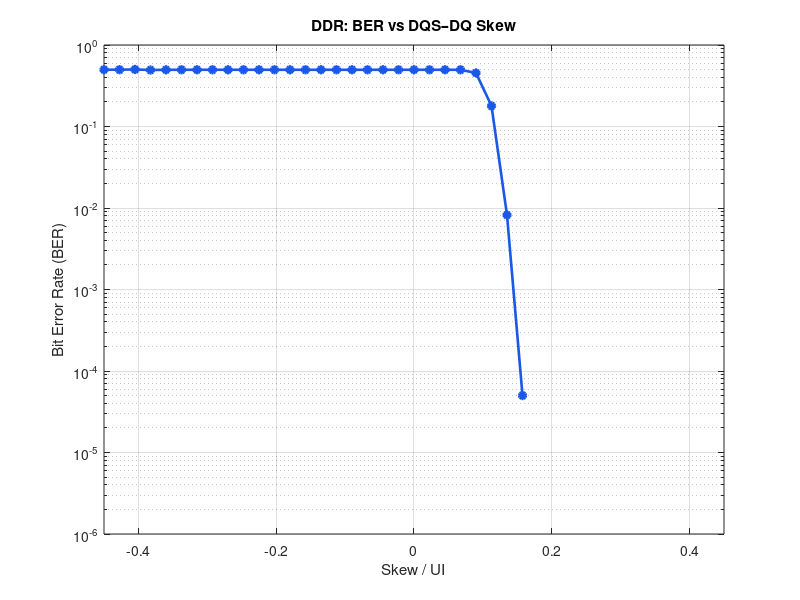

Here is the MATLAB script that generated this plot: (Note: this script raises an error after producing the figure.)
%%%%%%%%%%%%%%%%%%%%%%%%%%%%%%%%%%%%%%%%%%%%%%%%%%%%%%%%%%%%%%%%%%%%%%%%%%%
% DDR Link Simulation (TX → Channel → RX)
%
% This script simulates a simplified Double‑Data‑Rate (DDR) interface.
% DDR systems transmit data on BOTH the rising edge and falling edge of the
% strobe/clock, meaning one UI contains TWO half‑UI data symbols.
%
% --------------------------- Simulation Flow -----------------------------
% 1) Random data bits are generated.
% 2) Bits are mapped to DDR format:
%       - Even‑indexed bits  → rising edge (first half‑UI)
%       - Odd‑indexed bits   → falling edge (second half‑UI)
%
% 3) Oversampled analog waveform is created:
%       - Zero‑order hold for each half‑UI symbol
%       - Optional ISI added using a simple RC‑like channel model
%       - Additive white Gaussian noise (AWGN) added
%
% 4) Receiver (RX) samples using DQS:
%       - DQS–DQ skew is swept across the UI
%       - Jitter + aperture uncertainty added to sampling instants
%       - Hard decision slicer recovers bits
%       - BER computed for each skew value
%
% 5) Eye Diagrams:
%       - Half‑UI eye (correct DDR eye: 1 crossing)
%       - Full‑UI eye (shows 2 half‑bits in one UI)
%     Zero‑phase filtering (filtfilt) used ONLY for display to center edges.
%
% ---------------------------- Outputs ------------------------------------
% • BER vs DQS–DQ Skew (log scale)
% • Automatically detected eye center (min BER)
% • Half‑UI Eye Diagram (bold, high‑visibility)
% • Full‑UI Eye Diagram (bold, high‑visibility)
%
% ---------------------------- Parameters ---------------------------------
% You can control:
%   UI, OSR           → data rate and sampling resolution
%   SNR_dB            → noise level
%   alpha_ISI         → channel ISI (edge smoothing)
%   sigma_jit         → random jitter
%   aperture          → sampling aperture uncertainty
%   DCD               → duty‑cycle distortion (0 for symmetric)
%
% ---------------------------- Purpose ------------------------------------
% This simulation demonstrates:
%   • DDR dual‑edge sampling
%   • Timing margin and eye opening
%   • Impact of skew, jitter, noise, and ISI
%   • Relationship between physical waveform and BER
%
% Useful for understanding DDR3/DDR4 read timing, DQS alignment,
% timing margin extraction, and eye visualization.
% Author: Harshitha Umesh
%%%%%%%%%%%%%%%%%%%%%%%%%%%%%%%%%%%%%%%%%%%%%%%%%%%%%%%%%%%%%%%%%%%%%%%%%%%

clear; close all; clc; rng(10);   

%% ===================== defaults =====================
UI         = 1/500e6;   % Unit Interval: 500 Msps per edge => 1.0 Gbps effective
OSR        = 64;        % samples per UI (even). 32 or 64 recommended

N_bits     = 2e4;       % total bits (even enforced)
Vhigh      = 1.0; Vlow = 0.0;

% Channel & timing (tuned for a clean, visible eye)
alpha_ISI  = 0.92;      % 0.90..0.96; higher -> more ISI / slower edges
SNR_dB     = 26;        % higher -> cleaner eye
sigma_jit  = 0.008*UI;  % RMS random jitter (per half-edge sample)
aperture   = 0.008*UI;  % +/- aperture/2 uniform dither
DCD        = 0.00;      % duty-cycle distortion (0 = symmetric)

% Skew sweep (DQS - DQ)
skew_range = linspace(-0.45*UI, 0.45*UI, 41);

% Plot style (bold & visible)
trace_color  = [0.10 0.35 0.90];   % deep blue
trace_alpha  = 0.30;               % 0..1 transparency for eye traces
mean_color   = [0 0 0];            % black mean trace
mean_width   = 2.2;                % thickness of mean trace
eye_ylim     = [-0.15 1.15];       % y-limits for eyes
%% ======================================================================

% Derived
N_bits   = 2*ceil(N_bits/2);               % force even
assert(mod(OSR,2)==0, 'OSR must be even.');
half_UI  = UI/2; OSR_half = OSR/2;

%% ----------------------------- TX -------------------------------------
% Random data and DDR mapping (even->rising, odd->falling)
data_bits  = randi([0 1], N_bits, 1);
even_bits  = data_bits(1:2:end);
odd_bits   = data_bits(2:2:end);
N_sym      = numel(even_bits);

% Half-UI sequence
ddr_half_seq = zeros(2*N_sym,1);
ddr_half_seq(1:2:end) = even_bits;
ddr_half_seq(2:2:end) = odd_bits;

% Oversampled time grid
Fs     = OSR/UI;
dt     = 1/Fs;
T_sig  = N_sym*UI;
t      = (0:dt:T_sig-dt).';
Ns     = numel(t);

% Zero-order hold each half-UI
dq_ideal = Vlow + (Vhigh - Vlow) * repelem(ddr_half_seq, OSR_half);
dq_ideal = dq_ideal(1:Ns);

% Apply simple RC-like ISI (causal) for the BER path
dq_tx = filter(1-alpha_ISI, [1 -alpha_ISI], dq_ideal);

% Noise scaling for AWGN
signal_power = var(dq_tx);
SNR_lin      = 10^(SNR_dB/10);
noise_sigma  = sqrt(signal_power / SNR_lin);

%% --------------------- DQS sampling instants --------------------------
num_half = 2*N_sym;

% Duty-cycle distortion (optional). If DCD = 0 -> equal halves.
if DCD == 0
    edge_times_nom = (0:num_half-1).' * half_UI;
else
    h1 = half_UI * (1 + DCD);
    h2 = half_UI * (1 - DCD);
    half_durations = repmat([h1; h2], ceil(num_half/2), 1);
    half_durations = half_durations(1:num_half);
    edge_times_nom = [0; cumsum(half_durations(1:end-1))];
end

% Interpolator
interp_samp = @(x, ts) interp1(t, x, ts, 'linear', 'extrap');

%% -------------------- BER vs skew computation -------------------------
BER = zeros(size(skew_range));
for k = 1:numel(skew_range)
    skew = skew_range(k);

    % Timing uncertainty
    jitter = sigma_jit .* randn(size(edge_times_nom));
    dither = aperture .* (rand(size(edge_times_nom)) - 0.5);
    sample_times = edge_times_nom + skew + jitter + dither;

    % Sample + AWGN
    samples = interp_samp(dq_tx, sample_times) + noise_sigma*randn(size(sample_times));

    % Hard decision
    thresh  = (Vhigh + Vlow)/2;
    rx_half = samples > thresh;

    % Rebuild bitstream
    rx_even = rx_half(1:2:end);
    rx_odd  = rx_half(2:2:end);
    rx_bits = zeros(N_bits,1);
    rx_bits(1:2:end) = rx_even;
    rx_bits(2:2:end) = rx_odd;

    % BER
    BER(k) = mean(rx_bits ~= data_bits);
end

%% --------------------------- Plot: BER ---------------------------------
figure('Name','BER vs DQS–DQ Skew','Color','w');
semilogy(skew_range/UI, BER, 'o-','Color',trace_color, 'LineWidth',1.9, ...
         'MarkerFaceColor',trace_color, 'MarkerSize',5); hold on; grid on;
xlabel('Skew / UI'); ylabel('Bit Error Rate (BER)');
title('DDR: BER vs DQS–DQ Skew');
ylim([max(min(BER)/3,1e-6) 1]); xlim([min(skew_range)/UI max(skew_range)/UI]);

% Find & annotate the skew giving minimum BER (effective eye center)
[BERmin, idxMin] = min(BER);
skew_center = skew_range(idxMin);
xline(skew_center/UI, '--', ...
      sprintf('center ≈ %.3f UI', skew_center/UI), ...
      'Color',[0.85 0.2 0.2], 'LineWidth', 1.6);
legend({'BER','estimated center'}, 'Location','southwest');
fprintf('Min BER = %.3e at skew = %.3f UI (%.1f ps)\n', ...
        BERmin, skew_center/UI, skew_center*1e12);
hold off;

%% -------------------- Eyes for display (bold & centered) --------------
% For eye plots, use zero-phase filtering so transitions appear centered.
b = 1 - alpha_ISI; a = [1 -alpha_ISI];
dq_eye = filtfilt(b, a, dq_ideal);           % zero-phase version (display only)
dq_eye = dq_eye + noise_sigma*randn(size(dq_eye));

% Segment into Full-UI and Half-UI windows
samples_per_UI    = OSR;
samples_per_half  = OSR/2;

num_ui_segments   = floor(Ns / samples_per_UI);
eye_full = reshape(dq_eye(1:num_ui_segments*samples_per_UI), ...
                   samples_per_UI, []).';

num_half_segments = floor(Ns / samples_per_half);
eye_half = reshape(dq_eye(1:num_half_segments*samples_per_half), ...
                   samples_per_half, []).';

t_ui  = (0:samples_per_UI-1)   * (UI/samples_per_UI);
t_hui = (0:samples_per_half-1) * (half_UI/samples_per_half);

%% ------------------------ Half-UI Eye (bold) --------------------------
figure('Name','DDR Half-UI Eye','Color','w'); hold on;
step = max(1, round(size(eye_half,1)/250));  % show ~250 traces
sel  = 1:step:size(eye_half,1);
for i = sel
    plot(t_hui*1e12, eye_half(i,:), 'Color', [trace_color trace_alpha], 'LineWidth', 1.2);
end
plot(t_hui*1e12, mean(eye_half,1), 'Color', mean_color, 'LineWidth', mean_width);
grid on; xlabel('Time within half-UI (ps)'); ylabel('Voltage (V)');
title(sprintf('DDR Half-UI Eye — Eff Rate = %.2f Gbps, OSR=%d, SNR=%.1f dB', ...
              (1/UI)/1e9, OSR, SNR_dB));
ylim(eye_ylim); xlim([t_hui(1) t_hui(end)]*1e12);
hold off;

%% -------------------------- Full-UI Eye (bold) ------------------------
figure('Name','DDR Full-UI Eye','Color','w'); hold on;
step = max(1, round(size(eye_full,1)/250));
sel  = 1:step:size(eye_full,1);
for i = sel
    plot(t_ui*1e12, eye_full(i,:), 'Color', [trace_color trace_alpha], 'LineWidth', 1.2);
end
plot(t_ui*1e12, mean(eye_full,1), 'Color', mean_color, 'LineWidth', mean_width);
grid on; xlabel('Time within UI (ps)'); ylabel('Voltage (V)');
title('DDR Full-UI Eye (two half-bits)');
ylim(eye_ylim); xlim([t_ui(1) t_ui(end)]*1e12);
hold off;

%% --- calculations----
%% ======================== METRICS & PROOFS ============================
% This section quantifies the eye and explains the BER valley location.

fprintf('\n==================== METRICS & PROOFS ====================\n');

% ---------------- 1) Eye height at the eye center (half-UI) -------------
% Picking the time index nearest the half-UI midpoint (center of eye).
[~, idx_center] = min(abs(t_hui - half_UI/2));
center_samples  = eye_half(:, idx_center);   % many segments at center time

% assuming some estimate: use lower/upper percentiles to avoid outliers.
low_pct  = 5;    % change to 1 for more conservative estimate
high_pct = 95;
low_level  = prctile(center_samples, low_pct);
high_level = prctile(center_samples, high_pct);
eye_height = high_level - low_level;

fprintf('Eye height (at center, %d–%d%% levels) = %.3f V (low=%.3f, high=%.3f)\n', ...
        low_pct, high_pct, eye_height, low_level, high_level);

% ---------------- 2) Eye width at target BER (from BER curve) -----------
% Choose a BER threshold, find the skew interval that stays below it,
% and compute timing margin in ps.
BER_target = 1e-3;      % <-- set your spec threshold here

% Interpolate BER on a dense skew grid (log-domain interpolation).
skew_dense = linspace(min(skew_range), max(skew_range), 2001);
BER_pos    = max(BER, 1e-12);                  % avoid log(0)
BER_dense  = exp(interp1(skew_range, log(BER_pos), skew_dense, 'pchip', 'extrap'));

% Find the contiguous region around the minimum where BER <= target.
[~, iMin] = min(BER_dense);
mask = BER_dense <= BER_target;
% Grow from the minimum to both sides while condition holds.
iL = iMin; while iL>1             && mask(iL-1), iL = iL-1; end
iR = iMin; while iR<numel(mask)   && mask(iR+1), iR = iR+1; end

if any(mask)
    width_time = skew_dense(iR) - skew_dense(iL);         % in seconds
    width_ui   = width_time / UI;
    fprintf('Eye width at BER<=%.1e = %.3f UI (%.1f ps)\n', ...
            BER_target, width_ui, width_time*1e12);
else
    fprintf('Eye width at BER<=%.1e: NOT MET within sweep range.\n', BER_target);
end

% ---------------- 3) Causal ISI group delay -> center shift -------------
% Here BER path used y[n] = a*y[n-1] + (1-a)*x[n] with a = alpha_ISI (causal).
% Continuous-time equivalent H(z) has frequency response:
%   H(e^{jΩ}) = (1-a) / (1 - a e^{-jΩ}),  ω = 2π f Ts
% Group delay (in samples) at low frequency (ω≈0) ≈ a / (1 - a).
a_isi = alpha_ISI;
gd_samples = a_isi / (1 - a_isi);     % samples of delay (at baseband)
Ts = 1/Fs;                             % sample period (oversample)
gd_time = gd_samples * Ts;             % seconds of delay due to ISI filter

% Convert that delay into UI units and compare with measured min-BER skew.
gd_ui          = gd_time / UI;
skew_center_ui = skew_center / UI;
fprintf('Predicted group delay (causal ISI) ≈ %.3f UI; measured min-BER at %.3f UI\n', ...
        gd_ui, skew_center_ui);

% ---------------- 4) Theoretical AWGN-only BER sanity check -------------
% If you sample at the perfect eye center with ONLY AWGN (no jitter/ISI),
% the threshold detector BER for two equally likely levels is:
%    BER_theory = Q( ΔV / (2*σ) ), where ΔV = Vhigh - Vlow, σ = noise_sigma
% This is a lower bound (your simulation has ISI + jitter), so simulated
% BERmin >= BER_theory (typically).
DeltaV     = Vhigh - Vlow;
BER_awgn   = qfunc( (DeltaV) / (2*noise_sigma) );
fprintf('AWGN-only lower-bound BER (ideal sampler) ≈ %.3e\n', BER_awgn);

% Optional: show the ratio between simulated min BER and the bound
if BERmin > 0
    fprintf('Simulated Min BER / AWGN bound ≈ %.2f x\n', BERmin / max(BER_awgn, eps));
end

fprintf('==========================================================\n\n');
%%
%% ===================== SIMPLE DDR TIMING DIAGRAM (5 BITS) =====================
% This figure illustrates DDR behavior similar to the reference image:
% CK/CK#, Command (READ + NOPs), DQS burst, DQ toggles (first 5 bits only)

% --- Use first 5 bits from the TX bitstream ---
num_bits_demo = 5;
bits_demo = data_bits(1:num_bits_demo);

% --- Timing base (5 bits = 2.5 UI; draw ~6 UI for clarity) ---
UI_demo = UI;
t_demo = linspace(0, 6*UI_demo, 1200);   % smooth lines

% --- CK and CK# ---
CK  = 0.5*(square(2*pi*(1/UI_demo)*t_demo) + 1);
CKn = 1 - CK;

% --- Command waveform (READ at T0, then NOPs) ---
cmd = strings(1,6);
cmd(1) = "READ";
cmd(2:6) = "NOP";

% --- DQS burst: start at T2, run for 5 half-UIs ---
t_dqs_start = 2*UI_demo;
t_dqs_end   = t_dqs_start + num_bits_demo*(UI_demo/2);
DQS = zeros(size(t_demo));
mask_dqs = (t_demo >= t_dqs_start) & (t_demo <= t_dqs_end);
DQS(mask_dqs) = 0.5*(square(2*pi*(1/UI_demo)*t_demo(mask_dqs)) + 1);

% --- DQ toggles: each half-UI follows bits_demo ---
DQ = zeros(size(t_demo));
half_ui = UI_demo/2;
for k = 1:num_bits_demo
    t0 = t_dqs_start + (k-1)*half_ui;
    t1 = t0 + half_ui;
    idx = (t_demo >= t0) & (t_demo < t1);
    DQ(idx) = bits_demo(k);
end

% ===================== Draw the timing diagram =====================
figure('Name','DDR Timing (5-bit example)','Color','w','Position',[100 100 950 530]);

tiledlayout(4,1,'Padding','compact','TileSpacing','compact');

% 1) CK & CK#
nexttile;
plot(t_demo*1e9, CK, 'k','LineWidth',1.3); hold on;
plot(t_demo*1e9, CKn,'--','Color',[0.4 0.4 0.4],'LineWidth',1.0);
ylabel('CK / CK#'); ylim([-0.3 1.3]); grid on;
title('CK / CK#');

% 2) Command row
nexttile; hold on; grid on;
ylabel('CMD'); ylim([-0.3 1.3]);
for k = 1:6
    x0 = (k-1)*UI_demo*1e9;  x1 = k*UI_demo*1e9;
    patch([x0 x1 x1 x0],[0 0 1 1],0.92*[1 1 1],'EdgeColor',[0.75 0.75 0.75]);
    text((x0+x1)/2,0.5,cmd(k),'HorizontalAlignment','center','FontWeight','bold');
end
title('Command: READ then NOPs');

% 3) DQS row
nexttile;
plot(t_demo*1e9, DQS,'b','LineWidth',1.4); grid on;
ylabel('DQS'); ylim([-0.3 1.3]);
title('DQS Burst (aligned to read timing)');

% 4) DQ row (5 bits)
nexttile;
plot(t_demo*1e9, DQ,'Color',[0.10 0.45 0.90],'LineWidth',1.6); grid on;
ylabel('DQ'); ylim([-0.3 1.3]);
title('DQ Data (first 5 bits, half-UI toggles)');
xlabel('Time (ns)');

% Mark UI boundaries
for k = 1:6
    xline(k*UI_demo*1e9,':','Color',[0.8 0.8 0.8]);
end

% Save
if ~exist('plots','dir'), mkdir plots; end
saveas(gcf,'plots/ddr_timing_5bit.png');
